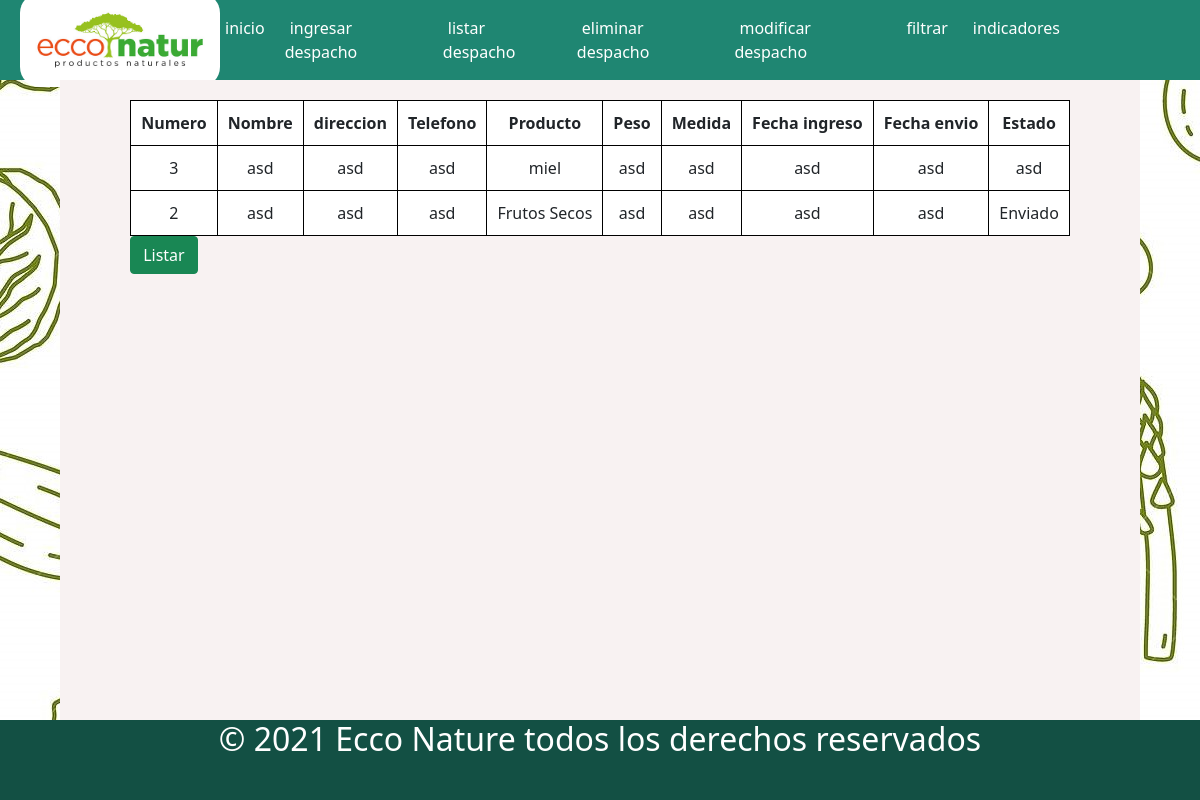
/listar_despacho, run on the app's committed database.
### appgestion/models.py (models this page shows)
class Despacho(models.Model):
    numero_despacho=models.CharField(max_length=30)
    nombre_cliente=models.CharField(max_length=30)
    direccion=models.CharField(max_length=50)
    celular=models.CharField(max_length=12)
    productos=models.CharField(max_length=30)
    peso=models.CharField(max_length=10)
    medidas=models.CharField(max_length=17)
    fecha_ingreso=models.CharField(max_length=10)
    fecha_envio=models.CharField(max_length=10)
    estado=models.CharField(max_length=20)

### appgestion/views.py (the view)
# urls.py: path('listar_despacho',views.listar_despacho),
def listar_despacho(request):
    datos = Despacho.objects.all()
    return render(request,"listar.html",{'Despacho':datos})

### appgestion/templates/listar.html
{% extends "base.html" %}
{% block content %}
<div class="slider">
  <form action="listar_despacho" method="GET" class="listar">
    <table class="listar_tabla">
        <thead>
            <tr>
                <th>Numero</th>
                <th>Nombre</th>
                <th>direccion</th>
                <th>Telefono</th>
                <th>Producto</th>
                <th>Peso</th>
                <th>Medida</th>
                <th>Fecha ingreso</th>
                <th>Fecha envio</th>
                <th>Estado</th>
            </tr>
        </thead>
        <tbody>
            {% if Despacho %}
            {% for desp in Despacho %}
            <tr>
                <td>{{ desp.numero_despacho}}</td>
                <td>{{ desp.nombre_cliente }}</td>
                <td>{{ desp.direccion }}</td>
                <td>{{ desp.celular }}</td>
                <td>{{ desp.productos }}</td>
                <td>{{ desp.peso }}</td>
                <td>{{ desp.medidas }}</td>
                <td>{{ desp.fecha_ingreso }}</td>
                <td>{{ desp.fecha_envio }}</td>
                <td>{{ desp.estado }}</td>
            </tr>
            {% endfor %}
            {% else %}
             <h2>No existen registros de despachos...</h2>
            {% endif %}
        </tbody>
    </table>
    <button type="submit" class="btn btn-success" name="">Listar</button>
  </form>
</div>
{% endblock %}

### appgestion/templates/base.html (shortened to what this page needs)
<!DOCTYPE html>
<html lang="es">
<head>
    <link href="https://cdn.jsdelivr.net/npm/bootstrap@5.0.2/dist/css/bootstrap.min.css" rel="stylesheet">
    <link rel="stylesheet" href="static/style/style.css">
</head>
<body>
    <div class="contenedor">
        <header class="header">
            <div class="menu">
                <div class="logo">
                    <img src="../static/img/logo.jpg" alt="" class="img-logo">
                </div>
                <nav class="links">
                    <div><a href="/ ">inicio</a></div>
                    <div><a href="ingresar">ingresar despacho</a></div>
                    <div><a href="listar">listar despacho</a></div>
                    <div><a href="eliminar">eliminar despacho</a></div>
                    <div><a href="modificar">modificar despacho</a></div>
                    <div><a href="filtro">filtrar</a></div>
                    <div><a href="indicador">indicadores</a></div>
                </nav>
            </div>
        </header>
        <div class="contenido">
            {% block content %}
            {% endblock %}
        </div>
        <footer>
            <h2>&copy; 2021 Ecco Nature todos los derechos reservados
            </h2>
        </footer>
    </div>
</body>
</html>

### appgestion/static/style/style.css (style rules this page uses)
* { margin: 0; padding: 0; box-sizing: border-box; }
.contenedor { background-image: url(../img/fondo.png); display: grid; width: 100%; height: 100vh; grid-template-columns: 1fr; grid-template-rows: 10% 1fr 10%; }
.header { background: #1f8672; display: flex; }
.menu { width: 100%; display: flex; justify-content: center; justify-content: space-between; align-items: center; }
.img-logo { width: 200px; border-radius: 20px; margin-left: 20px; }
.links { display: flex; margin-right: 10%; }
.links a { padding: 5px; text-decoration: none; color: white; margin-right: 15px; }
.contenido { grid-template-columns: span 1; height: 100%; display: grid; grid-template-columns: 1fr; grid-template-rows: 1fr; justify-items: center; }
.listar { padding: 20px; }
.listar_tabla { background-color: white; }
.listar_tabla th { border: solid black 1px; padding: 10px; }
.listar_tabla tr td { padding: 10px; border: solid black 1px; }
.listar_tabla tr { width: 100%; padding: 20px; text-align: center; border: solid black 1px; }
.slider { width: 90%; height: 100%; background:#f8f2f2; display: grid; justify-items: center; justify-content: center; grid-template-columns: 1fr; }
footer { text-align: center; background: #135044 ; color: white; }

### data on the page
Despacho: numero_despacho "3", nombre_cliente "asd", direccion "asd", celular "asd", productos "miel", peso "asd", medidas "asd", fecha_ingreso "asd", fecha_envio "asd", estado "asd"
Despacho: numero_despacho "2", nombre_cliente "asd", direccion "asd", celular "asd", productos "Frutos Secos", peso "asd", medidas "asd", fecha_ingreso "asd", fecha_envio "asd", estado "Enviado"
